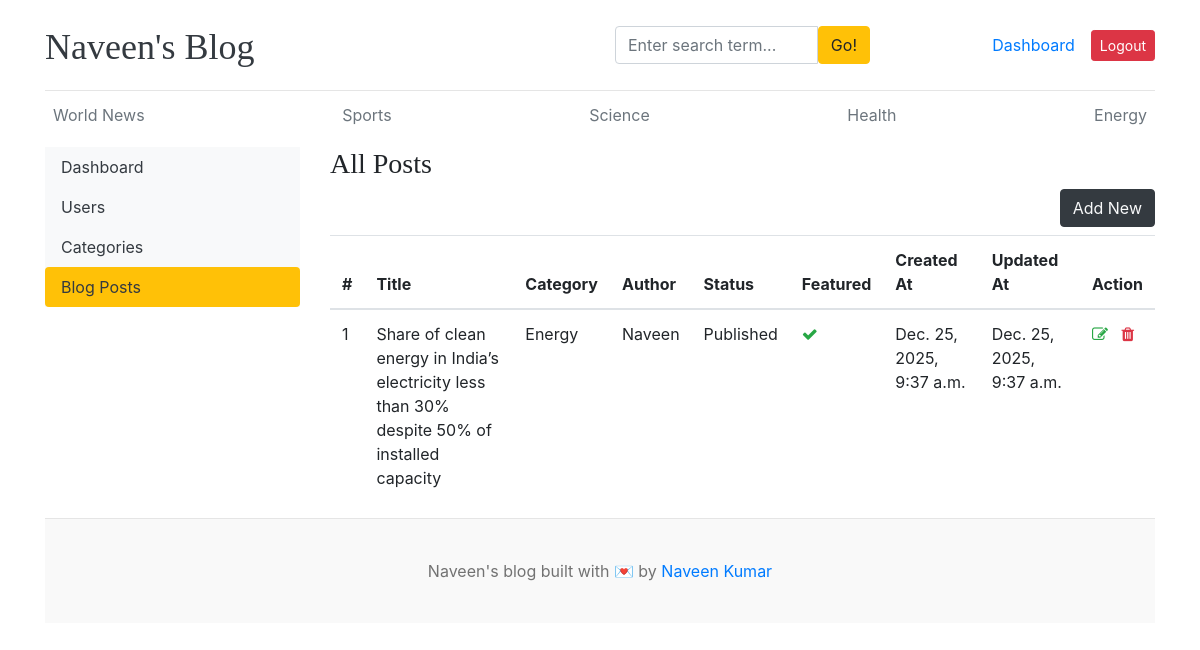
Page /dashboard/posts/ (signed in) on the committed database.
### blogs/models.py (models this page shows, shortened)
class Category(models.Model):
    category_name = models.CharField(max_length=50, unique=True)
    created_at = models.DateField(auto_now_add=True)
    updated_at = models.DateTimeField(auto_now=True)
    class Meta:
        verbose_name_plural = "categories"
    def __str__(self):
        return self.category_name

class Blog(models.Model):
    title = models.CharField(max_length=100)
    slug = models.SlugField(max_length=150, unique=True, blank=True)
    category = models.ForeignKey(Category, on_delete=models.CASCADE)
    author = models.ForeignKey(User, on_delete=models.CASCADE)
    feature_image = models.ImageField(upload_to="uploads/%Y/%m/%d")
    short_description = models.TextField(max_length=500)
    blog_body = models.TextField(max_length=2000)
    status = models.CharField(
        max_length=20, choices=BLOG_STATUS_CHOICES, default="Draft"
    )
    is_featured = models.BooleanField(default=False)
    created_at = models.DateTimeField(auto_now_add=True)
    updated_at = models.DateTimeField(auto_now=True)

### dashboards/views.py (the view)
# urls.py: path('posts/',views.post,name='posts'),
@login_required(login_url="login")
def post(request):
    posts = Blog.objects.all()
    context = {"posts": posts}
    return render(request, "dashboard/posts.html", context)

### blogs/context_processors.py (called while the page is built)
def get_categories(request):
    categories = Category.objects.all()
    return dict(categories=categories)

def get_social_links(request):
    social_media_links = SocialMedia.objects.filter(status='Active').order_by('order')
    return dict(social_media_links=social_media_links)

def get_about(request):
    about =  About.objects.first()
    return dict(about=about)

### templates/dashboard/posts.html (shortened to what this page needs)
{% extends "base.html" %}
{% block content %}
    <div class="row">
        {% include "dashboard/sidebar.html" %}
        <div class="col-md-9">
            <h3>All Posts</h3>
            <a href="{% url 'add_post' %}" class="btn btn-dark text-light float-right mb-2">Add New</a>
            <table class="table table-hover">
                <thead>
                    <tr>
                        <th>#</th>
                        <th>Title</th>
                        <th>Category</th>
                        <th>Author</th>
                        <th>Status</th>
                        <th>Featured</th>
                        <th>Created At</th>
                        <th>Updated At</th>
                        <th>Action</th>
                    </tr>
                </thead>
                <tbody>
                    {% for post in posts %}
                        <tr>
                            <td>
                                {{ forloop.counter }}
                            <td>{{ post.title | capfirst }}</td>
                            <td>{{ post.category | capfirst }}</td>
                            <td>{{ post.author | capfirst }}</td>
                            <td>{{ post.status  }}</td>
                            <td>{% if post.is_featured %} <i class="fa fa-check text-success"></i> {% else %} <i class="fa fa-times text-danger"></i>{% endif %}</td>
                            <td>{{ post.created_at }}</td>
                            <td>{{ post.updated_at }}</td>
                            <td>
                                <a href="{%url 'edit_post' post.id %}">
                                    <i class="fa fa-edit text-success"></i>
                                </a>
                                <a href="{%url 'delete_post' post.id %}">
                                    <i class="fa fa-trash text-danger"></i>
                                </a>
                            </td>
                        </tr>
                    {% endfor %}
                </tbody>
            </table>
        </div>
    </div>
{% endblock %}

### templates/base.html (shortened to what this page needs)
{% load static %}
<!DOCTYPE html>
<html lang="en">
    <head>
        <link href="https://getbootstrap.com/docs/4.0/dist/css/bootstrap.min.css"
              rel="stylesheet">
        <link rel="stylesheet" href="https://cdnjs.cloudflare.com/ajax/libs/font-awesome/4.7.0/css/font-awesome.min.css">
        <link href="{% static 'css/blog.css' %}" rel="stylesheet">
    </head>
    <body>
        <div class="container">
            <header class="blog-header py-3">
                <div class="row flex-nowrap justify-content-between align-items-center">
                    <div class="col-6 pt-1">
                        <a class="blog-header-logo text-dark" href="/">Naveen's Blog</a>
                    </div>
                    <div class="col-3">
                        <form action="{% url 'search' %}" method='GET'>
                            <div class="input-group">
                                <input class="form-control"
                                       name="keyword"
                                       type="text"
                                       value="{{keyword}}"
                                       placeholder="Enter search term..."
                                       aria-label="Enter search term..."
                                       id="button-search" />
                                <button class="btn btn-warning" id="button-search" type="submit">Go!</button>
                            </div>
                        </form>
                    </div>
                    <div class="col-3 d-flex justify-content-end align-items-center">
                        {% if not user.is_authenticated %}
                        {% comment %} <a class="btn btn-sm btn-warning" href="{% url 'login' %}">Login</a> &nbsp;
                        <a class="btn btn-sm btn-outline-secondary" href="{%url 'register' %}">Register</a> {% endcomment %}
                        {% else %}
                        <span><a href="{% url 'dashboard' %}">Dashboard</a></span>
                        <span><a class="btn btn-sm btn-danger" href="{% url 'logout' %}">Logout</a> </span>
                        {% endif %}
                    </div>
                </div>
            </header>
            <div class="nav-scroller py-1 mb-2">
                <nav class="nav d-flex justify-content-between">
                    {% for category in categories %}
                        <a class="p-2 text-muted"
                           href="{% url 'posts_by_category' category.id %}">{{ category.category_name|capfirst }}</a>
                    {% endfor %}
                </nav>
            </div>
            {% block content %}{% endblock %}
            <footer class="blog-footer">
                <p>
                    Naveen's blog built with 💌 by <a href="#">Naveen Kumar</a>
                </p>
            </footer>
        </body>
    </html>

### blog_main/static/css/blog.css (style rules this page uses)
.blog-header { border-bottom: 1px solid #e5e5e5; }
.blog-header-logo { font-family: "Playfair Display", Georgia, "Times New Roman", serif; font-size: 2.25rem; }
h1, h2, h3, h4, h5, h6 { font-family: "Playfair Display", Georgia, "Times New Roman", serif; }
.blog-footer { padding: 2.5rem 0; color: #727272; text-align: center; background-color: #f9f9f9; border-top: .05rem solid #e5e5e5; }
.blog-footer p:last-child { margin-bottom: 0; }

### rows in the picture
Category: category_name "World News"
Category: category_name "Sports"
Category: category_name "Science"
Category: category_name "Health"
Category: category_name "Energy"
Blog: title "Share of clean energy in India’s electricity less than 30% despite 50% of installed capacity", category "Energy", author "Naveen", status "Published", is_featured True (drawn), created_at "Dec. 25, 2025, 9:37 a.m.", updated_at "Dec. 25, 2025, 9:37 a.m."
